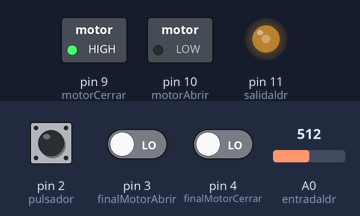
A sketch run on a simulated Arduino Uno, built with avr-gcc and run on an emulated ATmega328P. On the bench: switched loads named in the sketch (green lamp = pin HIGH), output pins drawn as LEDs (lit = HIGH). The inputs (shaded band) are chosen by the test bench; at power-on: A0 (entradaldr) = 512, pin 2 (pulsador) LOW, pin 3 (finalMotorAbrir) LOW, pin 4 (finalMotorCerrar) LOW. What the sketch prints to the serial monitor is not drawn.

Above: at 1.2 s.
1.3 s: A0 (entradaldr) set to 598
2.8 s: A0 (entradaldr) set to 614
At 4.0 s:
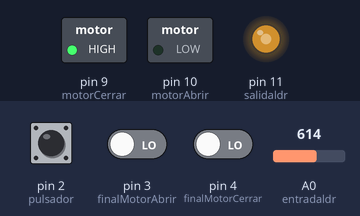
4.3 s: pin 2 (pulsador) pulled HIGH for 0.15 s
At 5.1 s:
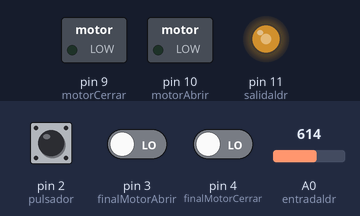
5.9 s: pin 2 (pulsador) pulled HIGH for 1 s
At 7.2 s:
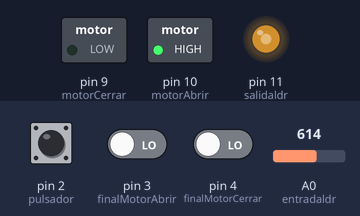
8.4 s: A0 (entradaldr) set to 778
9.9 s: A0 (entradaldr) set to 806
At 10.8 s:
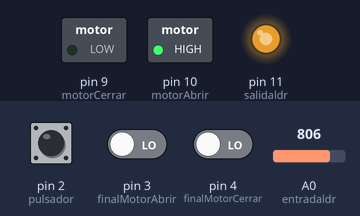
Timing chart, 0 to 12.4 s (numbered marks = the images above; inputs shaded):
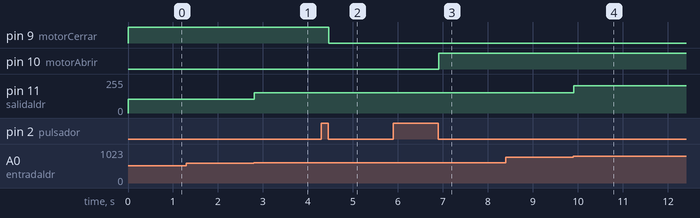

Measured:
- the behaviour switches between 605 and 606 on A0 (entradaldr) (found by bisection; images 0 and 1)
- the behaviour switches between 789 and 790 on A0 (entradaldr) (found by bisection; images 3 and 4)
- after the input at 2.8 s, pin 11 (salidaldr): 102/255 → 153/255 at once
- after the input at 4.3 s, pin 9 (motorCerrar): HIGH → LOW after 0.16 s
- after the input at 5.9 s, pin 10 (motorAbrir): LOW → HIGH after 1.0 s
- after the input at 9.9 s, pin 11 (salidaldr): 153/255 → 204/255 at once

The sketch:

pergola.ino
```cpp
/* EL EJERCICIO CONSISTE EN CONTROLAR EL MOTOR DE UNA PERGOLA
CON UN PULSADOR, DOS FINALES DE CARRERA, UN PONTE H Y UN
SENSOR LDR QUE CONTROLA LA VELOCIDAD DE DESPLIEGE Y CIERRE
SEGÚN LA LUZ QUE DETECTA EL LA LDR */
#define finalMotorAbrir 3
#define finalMotorCerrar 4
#define salidaldr 11
#define entradaldr A0
#define pulsador 2
#define motorAbrir 10
#define motorCerrar 9


bool estadoPulsador = 0;
bool ultimoMotor = 0;
bool estadoMotorAbrir = 0;
bool estadoMotorCerrar = 0;
int velocidade = 0;
int lecturaldr = 0;

void setup() {
  pinMode(motorAbrir, OUTPUT);
  pinMode(motorCerrar, OUTPUT);
  pinMode(pulsador, INPUT);
  pinMode(finalMotorAbrir, INPUT);
  pinMode(finalMotorCerrar, INPUT);
  Serial.begin(9600);
}

void loop() {
  lecturaldr = analogRead(entradaldr);
  velocidade = map(lecturaldr, 54, 974, 0, 5);
  Serial.println(velocidade);
  switch (velocidade){
    case 0: analogWrite(salidaldr, 255*0.05);break;
    case 1: analogWrite(salidaldr, 255*0.2);break;
    case 2: analogWrite(salidaldr, 255*0.4);break;
    case 3: analogWrite(salidaldr, 255*0.6);break;
    case 4: analogWrite(salidaldr, 255*0.8);break;
    case 5: analogWrite(salidaldr, 255);break;
  }
  if(digitalRead(pulsador)) {
    estadoPulsador = !estadoPulsador;
    estadoMotorAbrir = 0;
    estadoMotorCerrar = 0;
    while(digitalRead(pulsador)) {
      delay(20);
    }
    if(estadoPulsador == !0){
      ultimoMotor = !ultimoMotor;
    }
  }
  if(estadoPulsador == 0 && ultimoMotor == !0) {
    digitalWrite(motorAbrir, 1);
    digitalWrite(motorCerrar, 0);
    estadoMotorAbrir = 1;
  }
  else if(estadoPulsador == 0 && ultimoMotor == 0){
    digitalWrite(motorAbrir, 0);
    digitalWrite(motorCerrar, 1);
    estadoMotorCerrar = 1;
  }else{
    digitalWrite(motorAbrir, 0);
    digitalWrite(motorCerrar, 0);
    estadoMotorAbrir = 0;
    estadoMotorCerrar = 0;
  }
  if(digitalRead(finalMotorAbrir)) {
    if(estadoMotorAbrir == 1){
      digitalWrite(motorAbrir, 0);
      estadoPulsador = !estadoPulsador;
      estadoMotorAbrir = 0;
      ultimoMotor = !ultimoMotor;
    }
    while(digitalRead(finalMotorAbrir)) {
      delay(20);
    }
  }
  if(digitalRead(finalMotorCerrar)) {
    if(estadoMotorCerrar == 1){
      digitalWrite(motorCerrar, 0);
      estadoPulsador = !estadoPulsador;
      estadoMotorCerrar = 0;
      ultimoMotor = !ultimoMotor;
    }
    while(digitalRead(finalMotorCerrar)) {
      delay(20);
    }
  }
}
```
